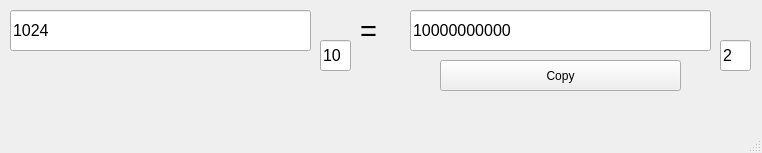
<?xml version="1.0" encoding="UTF-8"?>
<ui version="4.0">
 <class>MainWindow</class>
 <widget class="QMainWindow" name="MainWindow">
  <property name="geometry">
   <rect>
    <x>0</x>
    <y>0</y>
    <width>762</width>
    <height>153</height>
   </rect>
  </property>
  <property name="minimumSize">
   <size>
    <width>0</width>
    <height>0</height>
   </size>
  </property>
  <property name="maximumSize">
   <size>
    <width>1042</width>
    <height>20000</height>
   </size>
  </property>
  <property name="windowTitle">
   <string>Convertor</string>
  </property>
  <widget class="QWidget" name="centralwidget">
   <widget class="QLineEdit" name="val">
    <property name="geometry">
     <rect>
      <x>10</x>
      <y>10</y>
      <width>301</width>
      <height>41</height>
     </rect>
    </property>
    <property name="font">
     <font>
      <pointsize>12</pointsize>
     </font>
    </property>
    <property name="text">
     <string>1024</string>
    </property>
    <property name="maxLength">
     <number>15</number>
    </property>
   </widget>
   <widget class="QLineEdit" name="iss">
    <property name="geometry">
     <rect>
      <x>320</x>
      <y>40</y>
      <width>31</width>
      <height>31</height>
     </rect>
    </property>
    <property name="font">
     <font>
      <pointsize>12</pointsize>
     </font>
    </property>
    <property name="text">
     <string>10</string>
    </property>
    <property name="maxLength">
     <number>2</number>
    </property>
   </widget>
   <widget class="QLabel" name="label">
    <property name="geometry">
     <rect>
      <x>360</x>
      <y>20</y>
      <width>31</width>
      <height>21</height>
     </rect>
    </property>
    <property name="font">
     <font>
      <pointsize>22</pointsize>
     </font>
    </property>
    <property name="text">
     <string>=</string>
    </property>
   </widget>
   <widget class="QLineEdit" name="output">
    <property name="geometry">
     <rect>
      <x>410</x>
      <y>10</y>
      <width>301</width>
      <height>41</height>
     </rect>
    </property>
    <property name="font">
     <font>
      <pointsize>12</pointsize>
     </font>
    </property>
    <property name="focusPolicy">
     <enum>Qt::NoFocus</enum>
    </property>
    <property name="text">
     <string>10000000000</string>
    </property>
    <property name="readOnly">
     <bool>true</bool>
    </property>
   </widget>
   <widget class="QLineEdit" name="oss">
    <property name="geometry">
     <rect>
      <x>720</x>
      <y>40</y>
      <width>31</width>
      <height>31</height>
     </rect>
    </property>
    <property name="font">
     <font>
      <pointsize>12</pointsize>
     </font>
    </property>
    <property name="text">
     <string>2</string>
    </property>
    <property name="maxLength">
     <number>2</number>
    </property>
   </widget>
   <widget class="QPushButton" name="copyBtn">
    <property name="geometry">
     <rect>
      <x>440</x>
      <y>60</y>
      <width>241</width>
      <height>31</height>
     </rect>
    </property>
    <property name="text">
     <string>Copy</string>
    </property>
   </widget>
  </widget>
  <widget class="QMenuBar" name="menubar">
   <property name="geometry">
    <rect>
     <x>0</x>
     <y>0</y>
     <width>762</width>
     <height>21</height>
    </rect>
   </property>
  </widget>
  <widget class="QStatusBar" name="statusbar"/>
 </widget>
 <resources/>
 <connections/>
</ui>
